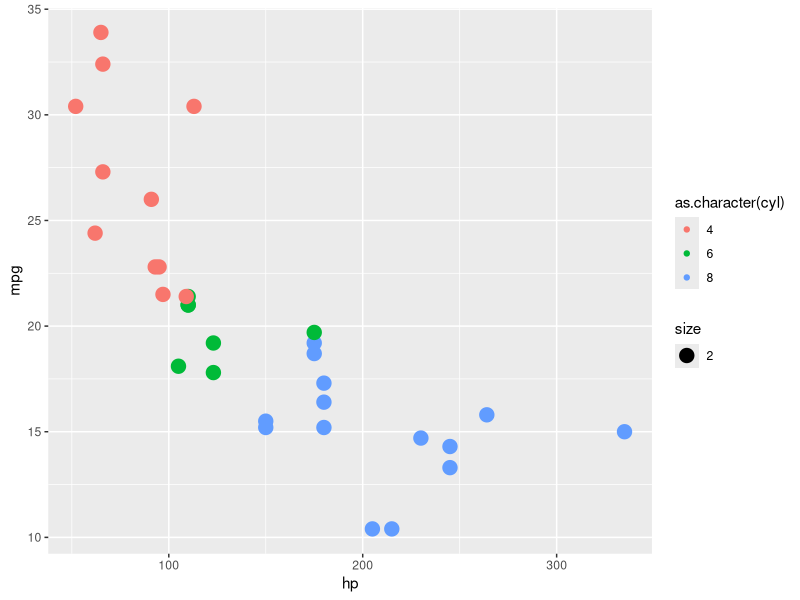

The R source for this figure:
## ---- chunk 1
suppressPackageStartupMessages(library(tidyverse))

ggplot(mtcars,
       aes(x = hp,
           y = mpg,
           col = as.character(cyl))) +
  geom_point(aes(size = 2))
